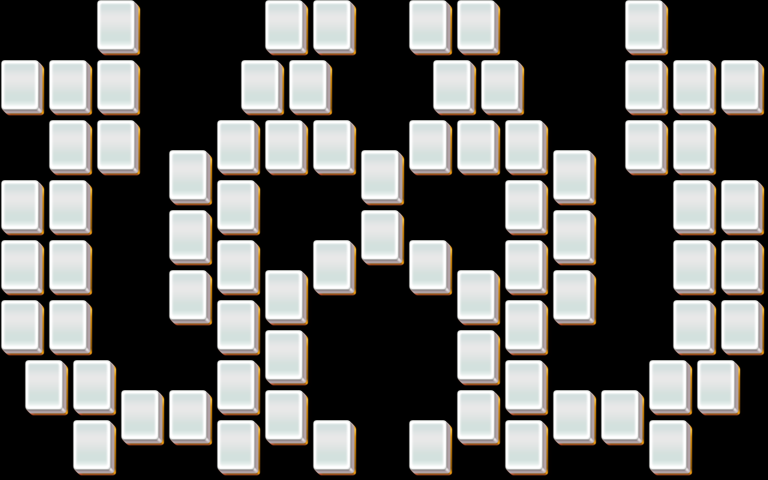

A level layout from a 2D game, rendered from its tile map. Below: a short description, then the map file with tile-grid data replaced by summaries:
An orthogonal 32x16 tile map with 24x30 px tiles, 5 tile layers (layer1, layer2, layer3, layer4, ...).

<map version="1.0" orientation="orthogonal" width="32" height="16" tilewidth="24" tileheight="30">
 <properties>
  <property name="species" value="20" />
 </properties>
 <tileset firstgid="1" name="mahjong" tilewidth="48" tileheight="60">
  <image source="mahjong.png" width="48" height="60" />
 </tileset>
 <layer name="layer1" width="32" height="16">
  <data>[512 cells, 76 non-empty, 1 distinct tile ids]</data>
 </layer>
 <layer name="layer2" width="32" height="16">
  <data>[512 cells, 76 non-empty, 1 distinct tile ids]</data>
 </layer>
 <layer name="layer3" width="32" height="16">
  <data>[512 cells, 0 non-empty, 0 distinct tile ids]</data>
 </layer>
 <layer name="layer4" width="32" height="16">
  <data>[512 cells, 0 non-empty, 0 distinct tile ids]</data>
 </layer>
 <layer name="layer5" width="32" height="16">
  <data>[512 cells, 0 non-empty, 0 distinct tile ids]</data>
 </layer>
</map>
